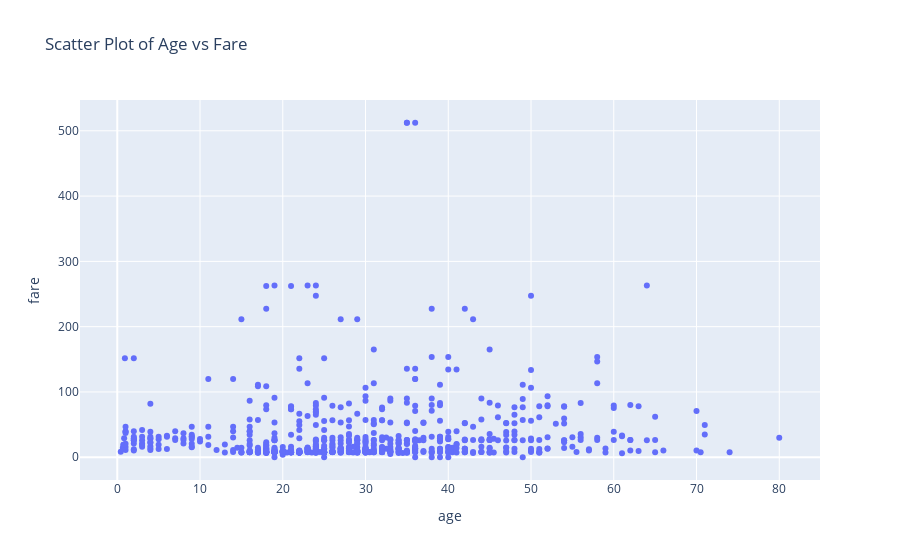

This figure's notebook cell:
### Code cell
import seaborn as sns
import plotly.express as px

# Load the "titanic" dataset
titanic_data = sns.load_dataset("titanic")

# Plot scatter plot
fig = px.scatter(titanic_data, x='age', y='fare', title='Scatter Plot of Age vs Fare')
fig.show()

### Figure 1 — Plotly figure (JSON) as saved in the notebook; plotly's stock layout.template omitted (floating-point values rounded to 4 significant figures; data arrays with more than 128 entries replaced by an {"elided": "..."} marker saying what was removed)
{"data": [{"hovertemplate": "age=%{x}<br>fare=%{y}<extra></extra>", "legendgroup": "", "marker": {"color": "#636efa", "symbol": "circle"}, "mode": "markers", "name": "", "orientation": "v", "showlegend": false, "type": "scatter", "x": {"elided": "891 float values"}, "xaxis": "x", "y": {"elided": "891 float values"}, "yaxis": "y"}], "layout": {"autosize": true, "legend": {"tracegroupgap": 0}, "title": {"text": "Scatter Plot of Age vs Fare"}, "xaxis": {"anchor": "y", "autorange": true, "domain": [0, 1], "range": [-4.402, 84.82], "title": {"text": "age"}, "type": "linear"}, "yaxis": {"anchor": "x", "autorange": true, "domain": [0, 1], "range": [-42.28, 554.6], "title": {"text": "fare"}, "type": "linear"}}}
